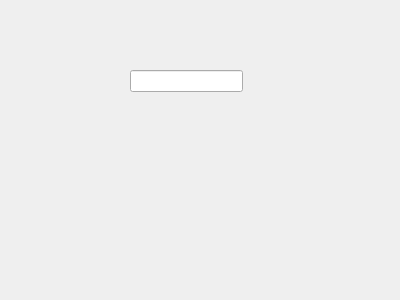
<?xml version="1.0" encoding="UTF-8"?>
<ui version="4.0">
 <class>D1</class>
 <widget class="QDialog" name="D1">
  <property name="geometry">
   <rect>
    <x>0</x>
    <y>0</y>
    <width>400</width>
    <height>300</height>
   </rect>
  </property>
  <property name="windowTitle">
   <string>Dialog</string>
  </property>
  <widget class="QLineEdit" name="lineEdit">
   <property name="geometry">
    <rect>
     <x>130</x>
     <y>70</y>
     <width>113</width>
     <height>22</height>
    </rect>
   </property>
  </widget>
  <widget class="QLabel" name="label_3">
   <property name="geometry">
    <rect>
     <x>0</x>
     <y>0</y>
     <width>401</width>
     <height>301</height>
    </rect>
   </property>
   <property name="text">
    <string/>
   </property>
   <property name="pixmap">
    <pixmap>../../../../shutterstock_117385867.jpg</pixmap>
   </property>
  </widget>
  <zorder>label_3</zorder>
  <zorder>lineEdit</zorder>
 </widget>
 <resources/>
 <connections/>
</ui>
